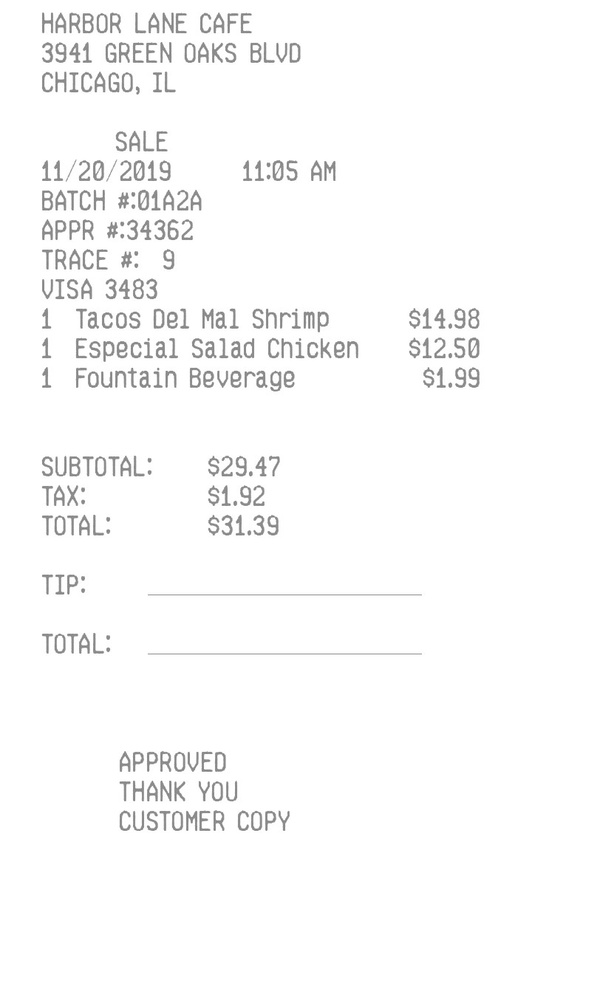
#> input picture receipt.jpg, 600 x 1000 px, shrunk from 812 x 1354 before the run
$ python -i grayscale_processor.py   (imports and definitions only)
#> lines starting #> are read from the running program, lines starting #| are printed output that depends on the picture; after the words box and inside, x2 and y2 are one past the last pixel; in counts of white or black regions, pixels touching at a corner belong together
#> further down, picture is the input picture: shape (1000, 600, 3); min 113, max 255, mean 250.3
import cv2
import numpy as np
from typing import Optional, Tuple, Union
import logging

# Set up logging
logger = logging.getLogger(__name__)

class GrayscaleProcessor:
    """
    Handles conversion of color images to grayscale and applies various
    enhancement techniques to improve OCR accuracy.

    This class provides methods to:
    - Convert images to grayscale using different algorithms
    - Apply preprocessing for text enhancement
    - Apply adaptive thresholding for better text extraction
    - Perform noise reduction and image sharpening

    Attributes:
        default_method (str): Default grayscale conversion method
        default_threshold_method (str): Default thresholding method
    """

    def __init__(self,
                 default_method: str = 'weighted',
                 default_threshold_method: str = 'adaptive_gaussian'):
        """
        Initialize a GrayscaleProcessor instance.

        Args:
            default_method: Default grayscale conversion method
                ('weighted', 'average', 'luminosity', or 'opencv')
            default_threshold_method: Default thresholding method
                ('simple', 'otsu', 'adaptive_mean', 'adaptive_gaussian')
        """
        self.default_method = default_method
        self.default_threshold_method = default_threshold_method

        # Validate the default methods
        valid_gray_methods = ['weighted', 'average', 'luminosity', 'opencv']
        valid_thresh_methods = ['simple', 'otsu', 'adaptive_mean', 'adaptive_gaussian']

        if default_method not in valid_gray_methods:
            raise ValueError(f"Invalid grayscale method: {default_method}. "
                           f"Valid methods are: {', '.join(valid_gray_methods)}")

        if default_threshold_method not in valid_thresh_methods:
            raise ValueError(f"Invalid threshold method: {default_threshold_method}. "
                           f"Valid methods are: {', '.join(valid_thresh_methods)}")

    def to_grayscale(self, image: np.ndarray, method: Optional[str] = None) -> np.ndarray:
        """
        Convert a color image to grayscale using the specified method.

        Args:
            image: Input color image (RGB or BGR)
            method: Grayscale conversion method
                ('weighted', 'average', 'luminosity', 'opencv', or None to use default)

        Returns:
            Grayscale image as numpy array

        Raises:
            ValueError: If the image is not a color image or method is invalid
        """
#> called with method = 'weighted'
        if len(image.shape) < 3 or image.shape[2] < 3:
            # Already grayscale, return as is
            logger.info("Image is already grayscale, returning as is")
            return image

        method = method or self.default_method

        if method == 'opencv':
            # Use OpenCV's built-in conversion
            return cv2.cvtColor(image, cv2.COLOR_BGR2GRAY)

        elif method == 'average':
            # Simple average of RGB channels
            return np.mean(image, axis=2).astype(np.uint8)

        elif method == 'luminosity':
            # Weight channels based on human perception (ITU-R BT.601)
            # Y = 0.299 R + 0.587 G + 0.114 B
            return np.dot(image[..., :3], [0.299, 0.587, 0.114]).astype(np.uint8)

        elif method == 'weighted':
            # Weighted average optimized for text visibility
            # More weight to green channel which typically shows better text contrast
            return np.dot(image[..., :3], [0.25, 0.65, 0.1]).astype(np.uint8)

        else:
            raise ValueError(f"Invalid grayscale method: {method}")

    def apply_threshold(self,
                       image: np.ndarray,
                       method: Optional[str] = None,
                       block_size: int = 11,
                       c: int = 2,
                       threshold_value: int = 127) -> np.ndarray:
        """
        Apply thresholding to a grayscale image to improve text visibility.

        Args:
            image: Grayscale image
            method: Thresholding method
                ('simple', 'otsu', 'adaptive_mean', 'adaptive_gaussian', or None to use default)
            block_size: Size of pixel neighborhood for adaptive thresholding (must be odd)
            c: Constant subtracted from the mean/weighted mean in adaptive thresholding
            threshold_value: Threshold value for simple thresholding (0-255)

        Returns:
            Thresholded binary image

        Raises:
            ValueError: If the image is not grayscale or method is invalid
        """
#> called with method = 'adaptive_gaussian', block_size = 15, c = 8, threshold_value = 127
        # Ensure the image is grayscale
        if len(image.shape) == 3 and image.shape[2] == 3:
            image = self.to_grayscale(image)

        # Ensure block_size is odd
        if block_size % 2 == 0:
            block_size += 1

        method = method or self.default_threshold_method

        if method == 'simple':
            # Simple binary thresholding
            _, binary = cv2.threshold(image, threshold_value, 255, cv2.THRESH_BINARY)
            return binary

        elif method == 'otsu':
            # Otsu's method automatically determines optimal threshold
            _, binary = cv2.threshold(image, 0, 255, cv2.THRESH_BINARY + cv2.THRESH_OTSU)
            return binary

        elif method == 'adaptive_mean':
            # Adaptive thresholding using mean of neighborhood
            return cv2.adaptiveThreshold(
                image, 255, cv2.ADAPTIVE_THRESH_MEAN_C,
                cv2.THRESH_BINARY, block_size, c
            )

        elif method == 'adaptive_gaussian':
            # Adaptive thresholding using Gaussian-weighted mean
            return cv2.adaptiveThreshold(
                image, 255, cv2.ADAPTIVE_THRESH_GAUSSIAN_C,
                cv2.THRESH_BINARY, block_size, c
            )
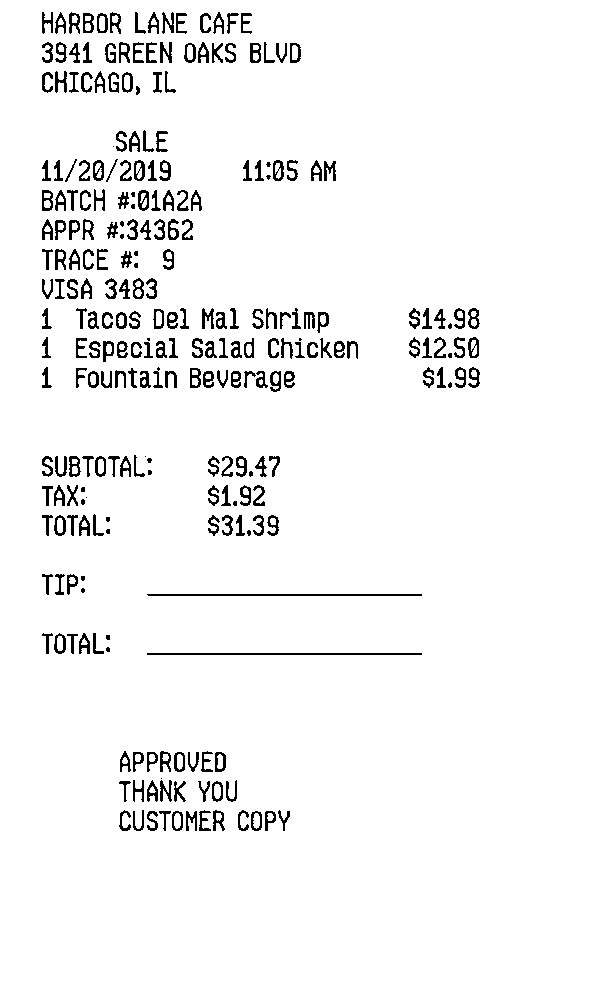
#> returned value: shape (1000, 600); 95.7% white; black in thin lines or dots, all inside (x1, y1, x2, y2) = (42, 12, 480, 831)

        else:
            raise ValueError(f"Invalid threshold method: {method}")

    def denoise(self, image: np.ndarray, strength: int = 10) -> np.ndarray:
        """
        Apply noise reduction to improve OCR accuracy.

        Args:
            image: Input image (grayscale or color)
            strength: Denoising strength parameter

        Returns:
            Denoised image
        """
        if len(image.shape) == 3 and image.shape[2] == 3:
            # Color image
            return cv2.fastNlMeansDenoisingColored(image, None, strength, strength, 7, 21)
        else:
            # Grayscale image
            return cv2.fastNlMeansDenoising(image, None, strength, 7, 21)

    # [60 lines left out: functions sharpen, enhance_for_ocr, not called in this run]

    def deskew(self, image: np.ndarray, max_angle: float = 45.0) -> np.ndarray:
        """
        Attempts to correct skewed (rotated) text in the image.

        Args:
            image: Input image (grayscale or binary)
            max_angle: Maximum angle to correct in degrees

        Returns:
            Deskewed image
        """
#> called with max_angle = 45
        # Ensure image is grayscale
        if len(image.shape) == 3:
            gray = self.to_grayscale(image)
        else:
            gray = image.copy()

        # Threshold the image
        if np.max(gray) > 1:  # Check if the image is already binary
            thresh = cv2.threshold(gray, 0, 255, cv2.THRESH_BINARY_INV + cv2.THRESH_OTSU)[1]
        else:
            thresh = gray

        # Calculate skew angle
        coords = np.column_stack(np.where(thresh > 0))
#> coords = 26013 pairs, first value 12 to 830, second value 42 to 479
        angle = cv2.minAreaRect(coords)[-1]
#> angle = -90

        # Adjust angle
        if angle < -max_angle:
            angle = -(90 + angle)
#> angle = 0
        elif angle > max_angle:
            angle = 90 - angle
        else:
            angle = -angle

        # Rotate the image to correct the skew
        (h, w) = image.shape[:2]
#> h = 1000; w = 600
        center = (w // 2, h // 2)
#> center = (300, 500)
        M = cv2.getRotationMatrix2D(center, angle, 1.0)
#> M = [[1, 0, 0], [0, 1, 0]]
        rotated = cv2.warpAffine(image, M, (w, h),
                                 flags=cv2.INTER_CUBIC,
                                 borderMode=cv2.BORDER_CONSTANT,
                                 borderValue=255)

        return rotated

    def process_for_receipt_ocr(self, image: np.ndarray) -> np.ndarray:
        """
        Special processing pipeline specifically for receipt OCR.

        Args:
            image: Input receipt image (color or grayscale)

        Returns:
            Processed image optimized for receipt OCR
        """
        # Convert to grayscale
        gray = self.to_grayscale(image, method='weighted')

        # Apply contrast enhancement using CLAHE
        clahe = cv2.createCLAHE(clipLimit=2.0, tileGridSize=(8, 8))
        enhanced = clahe.apply(gray)

        # Denoise with low strength to preserve text details
        denoised = self.denoise(enhanced, strength=5)

        # Apply adaptive thresholding
        binary = self.apply_threshold(
            denoised,
            method='adaptive_gaussian',
            block_size=15,
            c=8
        )

        # Try to deskew if needed
        deskewed = self.deskew(binary)

        return deskewed

    # [74 lines left out: functions process_for_document_ocr, load_and_process_image, not called in this run]

>>> import cv2
>>> picture = cv2.imread('receipt.jpg')
>>> result = GrayscaleProcessor().process_for_receipt_ocr(picture)
